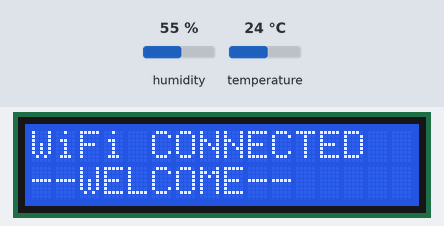
A sketch run on a simulated ESP8266 (NodeMCU). Parts: 16×2 character LCD. The inputs (shaded band) are chosen by the test bench; at power-on: humidity 55 %, temperature 24 °C. WiFi joins after 1.5 s; servers stay silent unless stated; uploads are accepted with an empty reply; what the sketch prints to the serial monitor is not drawn.

Above: at 1.7 s.
At 4.8 s:
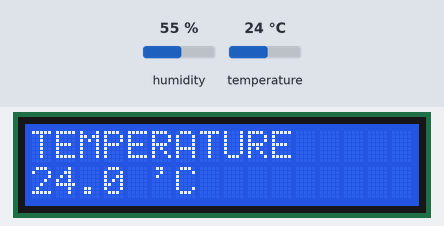
4.9 s: humidity set to 22 %
13.4 s: temperature set to 12 °C
At 21.3 s:
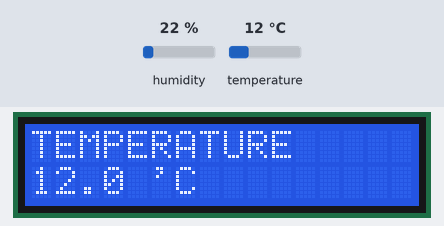
22.2 s: humidity set to 40 %
At 31.9 s:
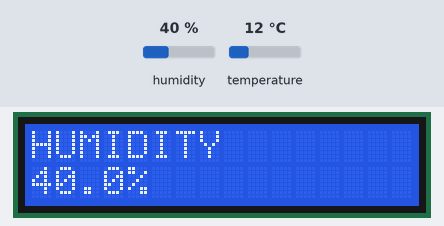
32.8 s: temperature set to 19 °C
At 38.2 s:
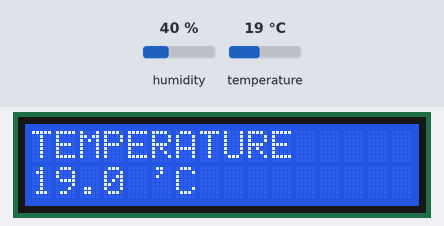
Timing chart, 0 to 39.7 s (numbered marks = the images above; inputs shaded):
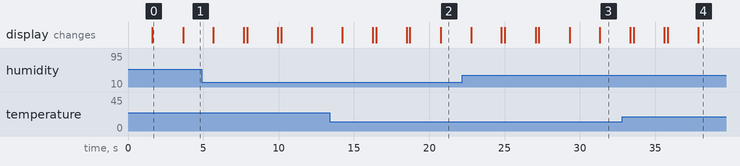

The sketch:

esp8266_code.ino
```cpp
#include <ESP8266WiFi.h>
#include <ESP8266HTTPClient.h>
#include <WiFiClientSecure.h>
#include <Wire.h>
#include <LiquidCrystal_I2C.h>
#include <DHT.h>

#define DHTPIN D5
#define DHTTYPE DHT11
#define SDA_PIN D2
#define SCL_PIN D1

const char* ssid = "Aradhy";
const char* password = "aradhy1234567";
const char* serverName = "https://smartsparks.onrender.com";

DHT dht(DHTPIN, DHTTYPE);
LiquidCrystal_I2C lcd(0x27, 16, 2);
WiFiClientSecure client;

void setup() {
  Serial.begin(115200);

  Wire.begin(SDA_PIN, SCL_PIN);
  lcd.init();
  lcd.backlight();
  lcd.setCursor(0, 0);
  lcd.print("CONNECTING WiFi");

  WiFi.begin(ssid, password);
  int attempts = 0;
  while (WiFi.status() != WL_CONNECTED && attempts < 30) {
    delay(500);
    Serial.print(".");
    attempts++;
  }

  if (WiFi.status() == WL_CONNECTED) {
    lcd.clear();
    lcd.setCursor(0, 0);
    lcd.print("WiFi CONNECTED");
    lcd.setCursor(0, 1);
    lcd.print("--WELCOME--");
    Serial.println("\nWiFi connected: " + WiFi.localIP().toString());
  } else {
    lcd.clear();
    lcd.setCursor(0, 0);
    lcd.print("WiFi FAILED!");
    Serial.println("\nWiFi connection failed!");
  }

  delay(2000);
  dht.begin();
  client.setInsecure();
}

bool sendSensorData(float temperature, float humidity) {
  if (WiFi.status() != WL_CONNECTED) {
    Serial.println("WiFi not connected, skipping send.");
    return false;
  }

  HTTPClient http;
  String url = String(serverName) + "/api/save-data";
  http.begin(client, url);
  http.addHeader("Content-Type", "application/json");
  http.setTimeout(15000); // 15 second timeout (server may be waking up)

  String jsonPayload = "{\"temperature\":" + String(temperature, 1) +
                       ",\"humidity\":" + String(humidity, 1) + "}";

  Serial.println("Sending: " + jsonPayload);
  int httpCode = http.POST(jsonPayload);
  Serial.println("HTTP Code: " + String(httpCode));

  bool success = (httpCode == 200 || httpCode == 201);
  if (!success) {
    Serial.println("Send failed. Error: " + http.errorToString(httpCode));
  }
  http.end();
  return success;
}

String fetchLCDText() {
  if (WiFi.status() != WL_CONNECTED) return "";

  HTTPClient http;
  http.begin(client, String(serverName) + "/api/get-lcd");
  http.setTimeout(15000);
  int httpCode = http.GET();

  String result = "";
  if (httpCode == 200) {
    result = http.getString();
    result.trim();
  }
  http.end();
  return result;
}

void loop() {
  float temperature = dht.readTemperature();
  float humidity = dht.readHumidity();

  // Check for bad sensor readings
  if (isnan(temperature) || isnan(humidity)) {
    lcd.clear();
    lcd.setCursor(0, 0);
    lcd.print("SENSOR ERROR!");
    lcd.setCursor(0, 1);
    lcd.print("Check DHT11");
    Serial.println("DHT11 read failed!");
    delay(3000);
    return;
  }

  // Show temperature
  lcd.clear();
  lcd.setCursor(0, 0);
  lcd.print("TEMPERATURE");
  lcd.setCursor(0, 1);
  lcd.print(String(temperature, 1));
  lcd.print(" 'C");
  Serial.println("Temp: " + String(temperature) + " | Humidity: " + String(humidity));
  delay(2000);

  // Show humidity
  lcd.clear();
  lcd.setCursor(0, 0);
  lcd.print("HUMIDITY");
  lcd.setCursor(0, 1);
  lcd.print(String(humidity, 1));
  lcd.print("%");
  delay(2000);

  // Fetch and show LCD text
  lcd.clear();
  lcd.setCursor(0, 0);
  lcd.print("FETCHING MSG...");
  String lcdMsg = fetchLCDText();
  if (lcdMsg.length() > 0) {
    lcd.clear();
    lcd.setCursor(0, 0);
    lcd.print("SISTec DISPLAY");
    lcd.setCursor(0, 1);
    lcd.print(lcdMsg.substring(0, 16));
    delay(3000);
  } else {
    lcd.clear();
    lcd.setCursor(0, 0);
    lcd.print("NO MSG / SERVER");
    lcd.setCursor(0, 1);
    lcd.print("WAKING UP...");
    delay(2000);
  }

  // Send data with retry
  lcd.clear();
  lcd.setCursor(0, 0);
  lcd.print("SENDING DATA...");
  lcd.setCursor(0, 1);
  lcd.print("Please wait...");

  bool sent = sendSensorData(temperature, humidity);

  // Retry once if failed (server may have been sleeping)
  if (!sent) {
    lcd.clear();
    lcd.setCursor(0, 0);
    lcd.print("RETRYING...");
    delay(5000);
    sent = sendSensorData(temperature, humidity);
  }

  lcd.clear();
  lcd.setCursor(0, 0);
  if (sent) {
    lcd.print("DATA SENT OK!");
    Serial.println("Data sent successfully!");
  } else {
    lcd.print("SEND FAILED!");
    lcd.setCursor(0, 1);
    lcd.print("Server asleep?");
    Serial.println("Data send failed after retry.");
  }
  delay(2000);
}
```

Measured:
- what the display in image 0 shows lasts 2.1 s, from 1.6 s to 3.7 s
